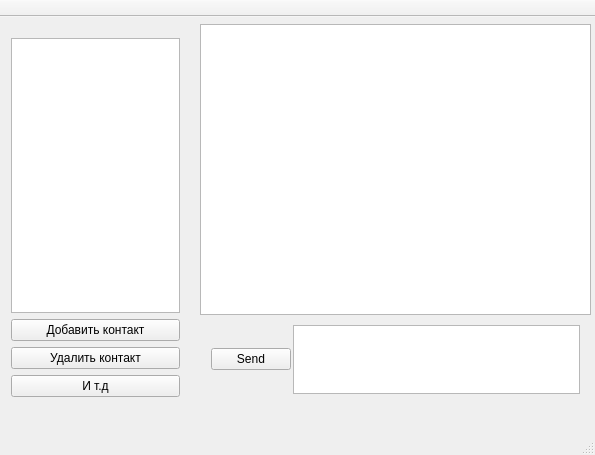
<?xml version="1.0" encoding="UTF-8"?>
<ui version="4.0">
 <class>MainWindow</class>
 <widget class="QMainWindow" name="MainWindow">
  <property name="geometry">
   <rect>
    <x>0</x>
    <y>0</y>
    <width>595</width>
    <height>455</height>
   </rect>
  </property>
  <property name="minimumSize">
   <size>
    <width>595</width>
    <height>455</height>
   </size>
  </property>
  <property name="maximumSize">
   <size>
    <width>595</width>
    <height>455</height>
   </size>
  </property>
  <property name="windowTitle">
   <string>Chat</string>
  </property>
  <widget class="QWidget" name="centralWidget">
   <widget class="QPlainTextEdit" name="ChatWindow">
    <property name="enabled">
     <bool>true</bool>
    </property>
    <property name="geometry">
     <rect>
      <x>200</x>
      <y>7</y>
      <width>391</width>
      <height>291</height>
     </rect>
    </property>
    <property name="plainText">
     <string/>
    </property>
    <property name="textInteractionFlags">
     <set>Qt::TextBrowserInteraction</set>
    </property>
   </widget>
   <widget class="QWidget" name="layoutWidget1">
    <property name="geometry">
     <rect>
      <x>0</x>
      <y>10</y>
      <width>191</width>
      <height>381</height>
     </rect>
    </property>
    <layout class="QVBoxLayout" name="verticalLayout_2">
     <item>
      <widget class="QListWidget" name="ContactsList"/>
     </item>
     <item>
      <layout class="QVBoxLayout" name="verticalLayout">
       <item>
        <widget class="QPushButton" name="AddContactButton">
         <property name="cursor">
          <cursorShape>PointingHandCursor</cursorShape>
         </property>
         <property name="text">
          <string>Добавить контакт</string>
         </property>
        </widget>
       </item>
       <item>
        <widget class="QPushButton" name="DeleteContactButton">
         <property name="cursor">
          <cursorShape>PointingHandCursor</cursorShape>
         </property>
         <property name="text">
          <string>Удалить контакт</string>
         </property>
        </widget>
       </item>
       <item>
        <widget class="QPushButton" name="pushButton_4">
         <property name="cursor">
          <cursorShape>PointingHandCursor</cursorShape>
         </property>
         <property name="text">
          <string>И т.д</string>
         </property>
        </widget>
       </item>
      </layout>
     </item>
    </layout>
   </widget>
   <widget class="QWidget" name="layoutWidget">
    <property name="geometry">
     <rect>
      <x>200</x>
      <y>297</y>
      <width>391</width>
      <height>91</height>
     </rect>
    </property>
    <layout class="QHBoxLayout" name="horizontalLayout">
     <property name="spacing">
      <number>2</number>
     </property>
     <item>
      <widget class="QPushButton" name="SendButton">
       <property name="cursor">
        <cursorShape>PointingHandCursor</cursorShape>
       </property>
       <property name="text">
        <string>Send</string>
       </property>
      </widget>
     </item>
     <item>
      <widget class="QTextEdit" name="MessageWindow">
       <property name="html">
        <string>&lt;!DOCTYPE HTML PUBLIC &quot;-//W3C//DTD HTML 4.0//EN&quot; &quot;http://www.w3.org/TR/REC-html40/strict.dtd&quot;&gt;
&lt;html&gt;&lt;head&gt;&lt;meta name=&quot;qrichtext&quot; content=&quot;1&quot; /&gt;&lt;style type=&quot;text/css&quot;&gt;
p, li { white-space: pre-wrap; }
&lt;/style&gt;&lt;/head&gt;&lt;body style=&quot; font-family:'Ubuntu'; font-size:11pt; font-weight:400; font-style:normal;&quot;&gt;
&lt;p style=&quot;-qt-paragraph-type:empty; margin-top:0px; margin-bottom:0px; margin-left:0px; margin-right:0px; -qt-block-indent:0; text-indent:0px;&quot;&gt;&lt;br /&gt;&lt;/p&gt;&lt;/body&gt;&lt;/html&gt;</string>
       </property>
      </widget>
     </item>
    </layout>
   </widget>
  </widget>
  <widget class="QMenuBar" name="menuBar">
   <property name="geometry">
    <rect>
     <x>0</x>
     <y>0</y>
     <width>595</width>
     <height>25</height>
    </rect>
   </property>
  </widget>
  <widget class="QToolBar" name="mainToolBar">
   <property name="movable">
    <bool>false</bool>
   </property>
   <attribute name="toolBarArea">
    <enum>TopToolBarArea</enum>
   </attribute>
   <attribute name="toolBarBreak">
    <bool>false</bool>
   </attribute>
  </widget>
  <widget class="QStatusBar" name="statusBar"/>
 </widget>
 <layoutdefault spacing="6" margin="11"/>
 <resources/>
 <connections/>
</ui>
